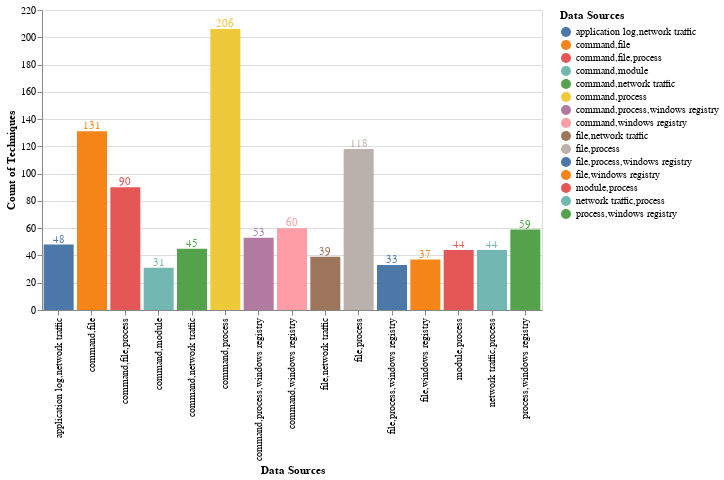

The cell this chart's notebook holds for it:
### Code cell
subsets_graph_2 = pandas.DataFrame({
    'Data Sources': list(subsets_graph.index),
    'Count of Techniques': subsets_graph['subsets_count'].tolist()})

bars = alt.Chart(subsets_graph_2).mark_bar().encode(x ='Data Sources', y ='Count of Techniques', color='Data Sources').properties(width=500)
text = bars.mark_text(align='center',baseline='middle',dx= 0,dy=-5).encode(text='Count of Techniques')
bars + text

### Figure 1 — Vega-Lite specification as saved in the notebook (floating-point values rounded to 4 significant figures)
{"config": {"view": {"continuousWidth": 400, "continuousHeight": 300}}, "layer": [{"mark": "bar", "encoding": {"color": {"field": "Data Sources", "type": "nominal"}, "x": {"field": "Data Sources", "type": "nominal"}, "y": {"field": "Count of Techniques", "type": "quantitative"}}, "width": 500}, {"mark": {"type": "text", "align": "center", "baseline": "middle", "dx": 0, "dy": -5}, "encoding": {"color": {"field": "Data Sources", "type": "nominal"}, "text": {"field": "Count of Techniques", "type": "quantitative"}, "x": {"field": "Data Sources", "type": "nominal"}, "y": {"field": "Count of Techniques", "type": "quantitative"}}, "width": 500}], "data": {"name": "data-ce2abf625345195ee2519ba52eab77d7"}, "$schema": "https://vega.github.io/schema/vega-lite/v4.17.0.json", "datasets": {"data-ce2abf625345195ee2519ba52eab77d7": [{"Data Sources": "command,process", "Count of Techniques": 206}, {"Data Sources": "command,file", "Count of Techniques": 131}, {"Data Sources": "file,process", "Count of Techniques": 118}, {"Data Sources": "command,file,process", "Count of Techniques": 90}, {"Data Sources": "command,windows registry", "Count of Techniques": 60}, {"Data Sources": "process,windows registry", "Count of Techniques": 59}, {"Data Sources": "command,process,windows registry", "Count of Techniques": 53}, {"Data Sources": "application log,network traffic", "Count of Techniques": 48}, {"Data Sources": "command,network traffic", "Count of Techniques": 45}, {"Data Sources": "network traffic,process", "Count of Techniques": 44}, {"Data Sources": "module,process", "Count of Techniques": 44}, {"Data Sources": "file,network traffic", "Count of Techniques": 39}, {"Data Sources": "file,windows registry", "Count of Techniques": 37}, {"Data Sources": "file,process,windows registry", "Count of Techniques": 33}, {"Data Sources": "command,module", "Count of Techniques": 31}]}}
